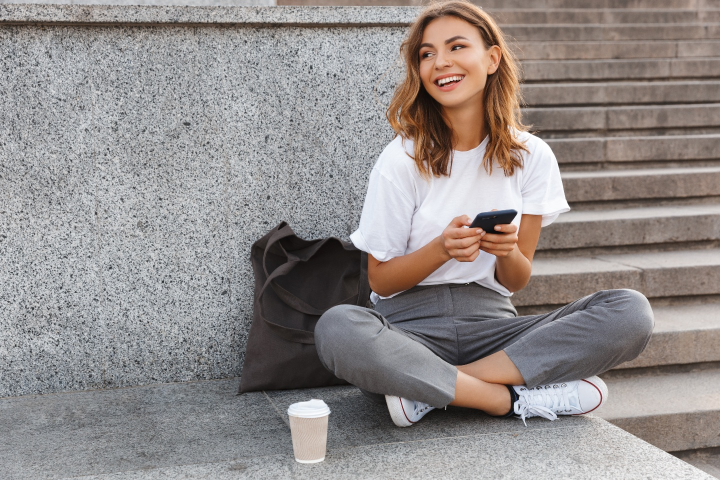
#> input picture ch2/girl_laughing.jpg, 1440 x 960 px (shown at 1/2 size)
$ python 2-6.py
#> lines starting #> are read from the running program, lines starting #| are printed output that depends on the picture
import cv2 as cv
import sys

img=cv.imread('girl_laughing.jpg')
#> img is the input picture: shape (960, 1440, 3); mean B, G, R 139.3, 140.7, 146.8

if img is None:
    sys.exit('파일을 찾을 수 없습니다.')

cv.rectangle(img,(830,30),(1000,200),(0,0,255),2)	# 직사각형 그리기
cv.putText(img,'laugh',(830,24),cv.FONT_HERSHEY_SIMPLEX,1,(255,0,0),2)	# 글씨 쓰기

cv.line(img, (50, 50), (250, 150), (255, 0, 0), 3)

cv.rectangle(img, (50, 50), (250, 150), (0, 255, 0), 2)
cv.rectangle(img, (50, 200), (250, 300), (0, 255, 0), cv.FILLED)

cv.circle(img, (320, 100), 50, (0, 0, 255), 5)
cv.circle(img, (320, 250), 50, (0, 0, 255), -1)

cv.putText(img, "text1", (400, 50), cv.FONT_HERSHEY_DUPLEX, 1, (128, 128, 0), 2)
cv.putText(img, "text1", (400, 200), cv.FONT_HERSHEY_TRIPLEX, 1, (221, 160, 221), 4)
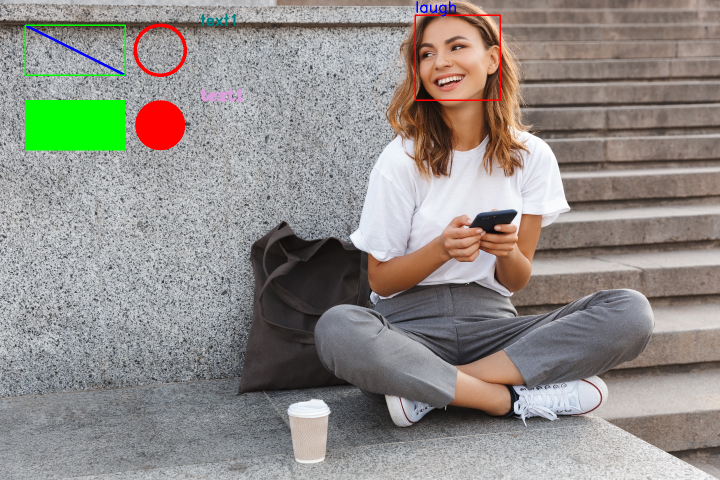
#> img: shape (960, 1440, 3) (shown at 1/2 size); mean B, G, R 135.6, 140.6, 144.9

cv.imshow('Draw',img)

cv.waitKey()
cv.destroyAllWindows()

$ run again, with ch2/soccer.jpg copied over ch2/girl_laughing.jpg
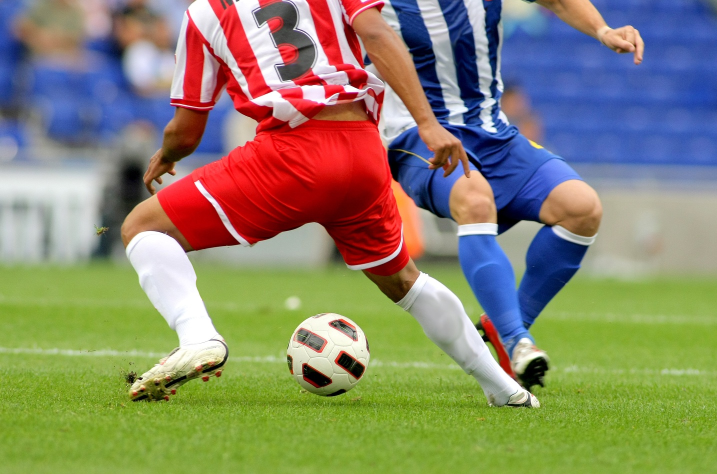
#> input picture ch2/soccer.jpg, 1434 x 948 px (shown at 1/2 size)
#> img is the input picture: shape (948, 1434, 3); mean B, G, R 107.2, 133.3, 136.9
#> `cv.putText(img, "text1", (400, 200), cv.FONT_HERSHEY_TRIPLEX, 1, (221,..`:
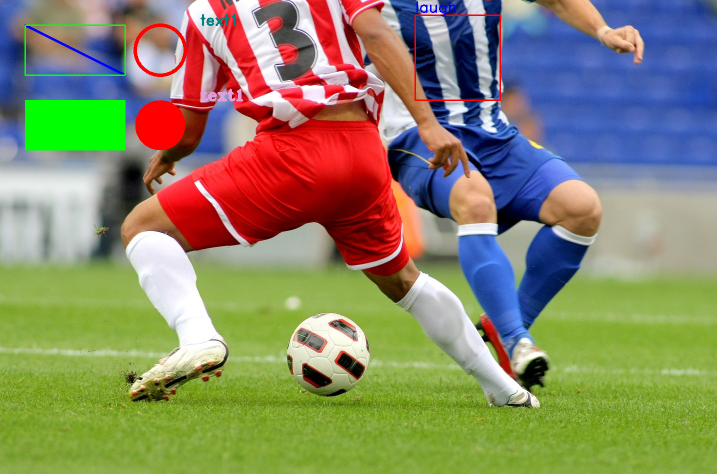
#> img: shape (948, 1434, 3) (shown at 1/2 size); mean B, G, R 103.8, 134.5, 136.3
